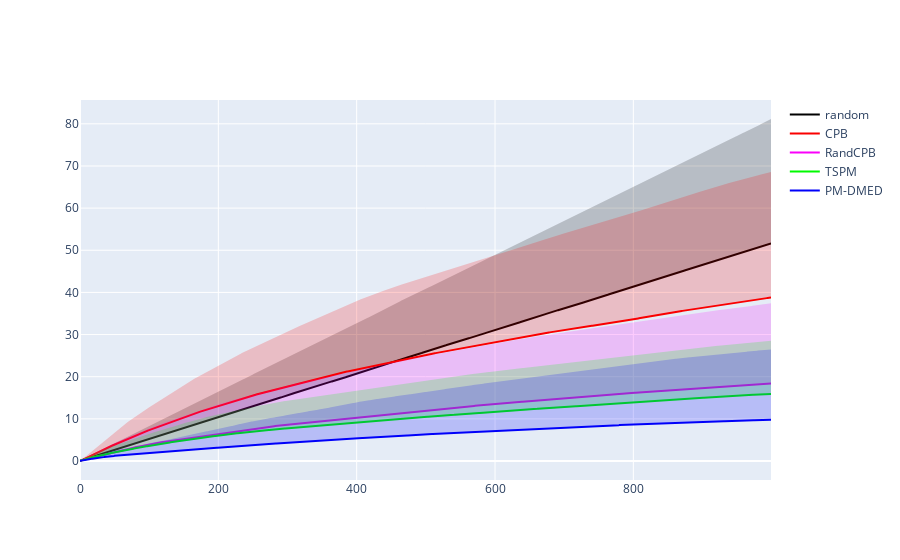
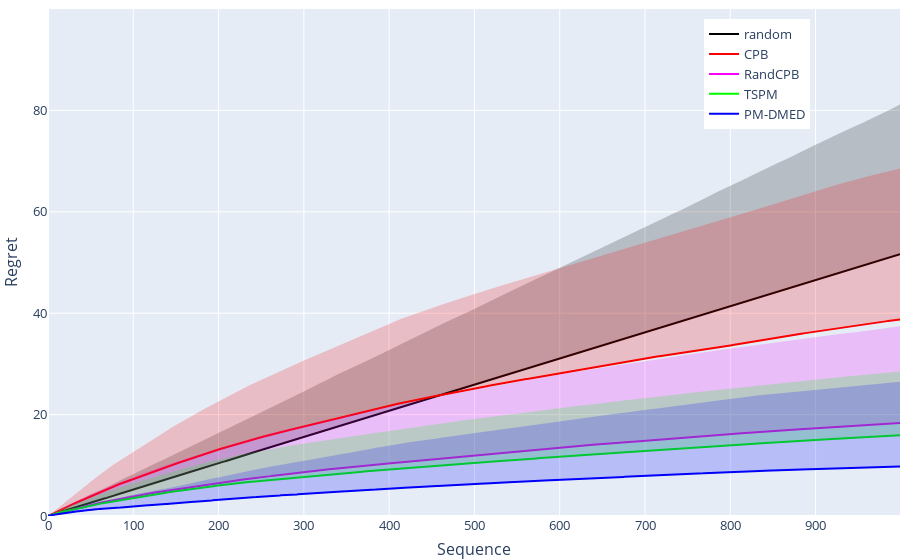

The cell these charts' notebook holds for them, in order:
### Code cell
import cpb_gaussian_v2
#import ucbTSPM_v2
n_cores = 8
n_folds = 100
horizon = 500
# outcome_distribution =  {'spam':0.05,'ham':0.95}

game = games.apple_tasting(False)


#feedexp3.FeedExp3(  game, horizon, ),
#feedexp3_v3.FeedExp3(  game, horizon, ),
#eTSPM.eTSPM_alg(  game, horizon, 1),
#TSPM.TSPM_alg(  game, horizon,), bpm.BPM(  game, horizon,  [0.5, 0.5 ], np.identity(2) ) ,

#TSPM.TSPM_alg(  game, horizon,), 
#ucbTSPM_v2.TSPM_alg(game, horizon)  

algos = [ random_algo.Random(  game, horizon, ),      
          cpb.CPB(  game, horizon, 1.01), 
          cpb_gaussian.CPB_gaussian(  game, horizon, 1.01, True, 1/16, 10),
          TSPM.TSPM_alg(  game, horizon, 1),  
          PM_DMED.PM_DMED(  game, horizon,)  ] 

        #cpb_gaussian_v2.CPB_gaussian(  game, horizon, 1.01, True), 
        #cpb_gaussian_v2.CPB_gaussian(  game, horizon, 1.01, False), ]
        #cpb_gaussian_v2.CPB_gaussian(  game, horizon, 1.01),
        #TSPM.TSPM_alg(game, horizon, 1 ) ]
        #TSPM.TSPM_alg(game, horizon, 0 )   #eTSPM.eTSPM_alg(game, horizon, 1), cpb_uniform.CPB_uniform(  game, horizon, 1.01), 

colors = [  [0,0,0], [250,0,0], [250,0,250], [0,250,0], [0,0,250],    ] #[0,150,0], [0,250,0], [0,150,0], [0,0,250], [0,0,0],  [0,255,0], [0 , 150, 0], [155,155,0], [255,0,0], [0,0,255] , [255,51,255], [255,51,255], [255,20,200]  ] #
labels = [  'random',  'CPB',  'RandCPB', 'TSPM', 'PM-DMED'  ]  # 'random', 'TSPM' , 'TSPM (R=0)', 'RandCBP (uncoupled)','CPB uniform', ,'TSPM' , 'ucbTSPM (Auer)' 'FeedExp3 (2001)', 'FeedExp3 (2006)', 'CPB',  'eTSPM (Auer)',


fig = go.Figure(    )

for alg, color, label in zip( algos, colors, labels):

    r,g,b = color
    result = evaluate_parallel(n_cores, n_folds, horizon, alg, game, 'hard')
    regret =  np.mean(result,0) 
    xcoords = np.arange(0,horizon,1).tolist()
    std =  np.std(result,0) 
    upper_regret = regret + std

    fig.add_trace(go.Scatter(x=xcoords, y=regret, line=dict(color='rgb({},{},{})'.format(r,g,b)), mode='lines',  name=label )) # 

    fig.add_trace(   go.Scatter( x=xcoords+xcoords[::-1], y=upper_regret.tolist()+regret.tolist()[::-1],  fill='toself', fillcolor='rgba({},{},{},0.2)'.format(r,g,b), 
                         line=dict(color='rgba(255,255,255,0)'),   hoverinfo="skip",  showlegend=False )

    )
    
fig.show(legend=True)
fig.update_yaxes(range=[0, 100] )

fig.update_layout(legend= dict(yanchor="top",y=0.98,xanchor="left",x=0.77), autosize=False,
                 xaxis_title="Sequence",
                 yaxis_title="Regret",
                 margin=go.layout.Margin( l=0,   r=0,   b=0,    t=0, ), 
                  font=dict(size=13,) )
#fig.write_image("./hard_AT.pdf")

fig.show()

### Figure 1 — Plotly figure (JSON) as saved in the notebook; plotly's stock layout.template omitted (floating-point values rounded to 4 significant figures; data arrays with more than 128 entries replaced by an {"elided": "..."} marker saying what was removed)
{"data": [{"line": {"color": "rgb(0,0,0)"}, "mode": "lines", "name": "random", "type": "scatter", "x": {"elided": "1000 int values"}, "y": {"elided": "1000 float values"}}, {"fill": "toself", "fillcolor": "rgba(0,0,0,0.2)", "hoverinfo": "skip", "line": {"color": "rgba(255,255,255,0)"}, "showlegend": false, "type": "scatter", "x": {"elided": "2000 int values"}, "y": {"elided": "2000 float values"}}, {"line": {"color": "rgb(250,0,0)"}, "mode": "lines", "name": "CPB", "type": "scatter", "x": {"elided": "1000 int values"}, "y": {"elided": "1000 float values"}}, {"fill": "toself", "fillcolor": "rgba(250,0,0,0.2)", "hoverinfo": "skip", "line": {"color": "rgba(255,255,255,0)"}, "showlegend": false, "type": "scatter", "x": {"elided": "2000 int values"}, "y": {"elided": "2000 float values"}}, {"line": {"color": "rgb(250,0,250)"}, "mode": "lines", "name": "RandCPB", "type": "scatter", "x": {"elided": "1000 int values"}, "y": {"elided": "1000 float values"}}, {"fill": "toself", "fillcolor": "rgba(250,0,250,0.2)", "hoverinfo": "skip", "line": {"color": "rgba(255,255,255,0)"}, "showlegend": false, "type": "scatter", "x": {"elided": "2000 int values"}, "y": {"elided": "2000 float values"}}, {"line": {"color": "rgb(0,250,0)"}, "mode": "lines", "name": "TSPM", "type": "scatter", "x": {"elided": "1000 int values"}, "y": {"elided": "1000 float values"}}, {"fill": "toself", "fillcolor": "rgba(0,250,0,0.2)", "hoverinfo": "skip", "line": {"color": "rgba(255,255,255,0)"}, "showlegend": false, "type": "scatter", "x": {"elided": "2000 int values"}, "y": {"elided": "2000 float values"}}, {"line": {"color": "rgb(0,0,250)"}, "mode": "lines", "name": "PM-DMED", "type": "scatter", "x": {"elided": "1000 int values"}, "y": {"elided": "1000 float values"}}, {"fill": "toself", "fillcolor": "rgba(0,0,250,0.2)", "hoverinfo": "skip", "line": {"color": "rgba(255,255,255,0)"}, "showlegend": false, "type": "scatter", "x": {"elided": "2000 int values"}, "y": {"elided": "2000 float values"}}], "layout": {}}

### Figure 2 — Plotly figure (JSON) as saved in the notebook; plotly's stock layout.template omitted (floating-point values rounded to 4 significant figures; data arrays with more than 128 entries replaced by an {"elided": "..."} marker saying what was removed)
{"data": [{"line": {"color": "rgb(0,0,0)"}, "mode": "lines", "name": "random", "type": "scatter", "x": {"elided": "1000 int values"}, "y": {"elided": "1000 float values"}}, {"fill": "toself", "fillcolor": "rgba(0,0,0,0.2)", "hoverinfo": "skip", "line": {"color": "rgba(255,255,255,0)"}, "showlegend": false, "type": "scatter", "x": {"elided": "2000 int values"}, "y": {"elided": "2000 float values"}}, {"line": {"color": "rgb(250,0,0)"}, "mode": "lines", "name": "CPB", "type": "scatter", "x": {"elided": "1000 int values"}, "y": {"elided": "1000 float values"}}, {"fill": "toself", "fillcolor": "rgba(250,0,0,0.2)", "hoverinfo": "skip", "line": {"color": "rgba(255,255,255,0)"}, "showlegend": false, "type": "scatter", "x": {"elided": "2000 int values"}, "y": {"elided": "2000 float values"}}, {"line": {"color": "rgb(250,0,250)"}, "mode": "lines", "name": "RandCPB", "type": "scatter", "x": {"elided": "1000 int values"}, "y": {"elided": "1000 float values"}}, {"fill": "toself", "fillcolor": "rgba(250,0,250,0.2)", "hoverinfo": "skip", "line": {"color": "rgba(255,255,255,0)"}, "showlegend": false, "type": "scatter", "x": {"elided": "2000 int values"}, "y": {"elided": "2000 float values"}}, {"line": {"color": "rgb(0,250,0)"}, "mode": "lines", "name": "TSPM", "type": "scatter", "x": {"elided": "1000 int values"}, "y": {"elided": "1000 float values"}}, {"fill": "toself", "fillcolor": "rgba(0,250,0,0.2)", "hoverinfo": "skip", "line": {"color": "rgba(255,255,255,0)"}, "showlegend": false, "type": "scatter", "x": {"elided": "2000 int values"}, "y": {"elided": "2000 float values"}}, {"line": {"color": "rgb(0,0,250)"}, "mode": "lines", "name": "PM-DMED", "type": "scatter", "x": {"elided": "1000 int values"}, "y": {"elided": "1000 float values"}}, {"fill": "toself", "fillcolor": "rgba(0,0,250,0.2)", "hoverinfo": "skip", "line": {"color": "rgba(255,255,255,0)"}, "showlegend": false, "type": "scatter", "x": {"elided": "2000 int values"}, "y": {"elided": "2000 float values"}}], "layout": {"autosize": false, "font": {"size": 13}, "legend": {"x": 0.77, "xanchor": "left", "y": 0.98, "yanchor": "top"}, "margin": {"b": 0, "l": 0, "r": 0, "t": 0}, "xaxis": {"title": {"text": "Sequence"}}, "yaxis": {"range": [0, 100], "title": {"text": "Regret"}}}}
